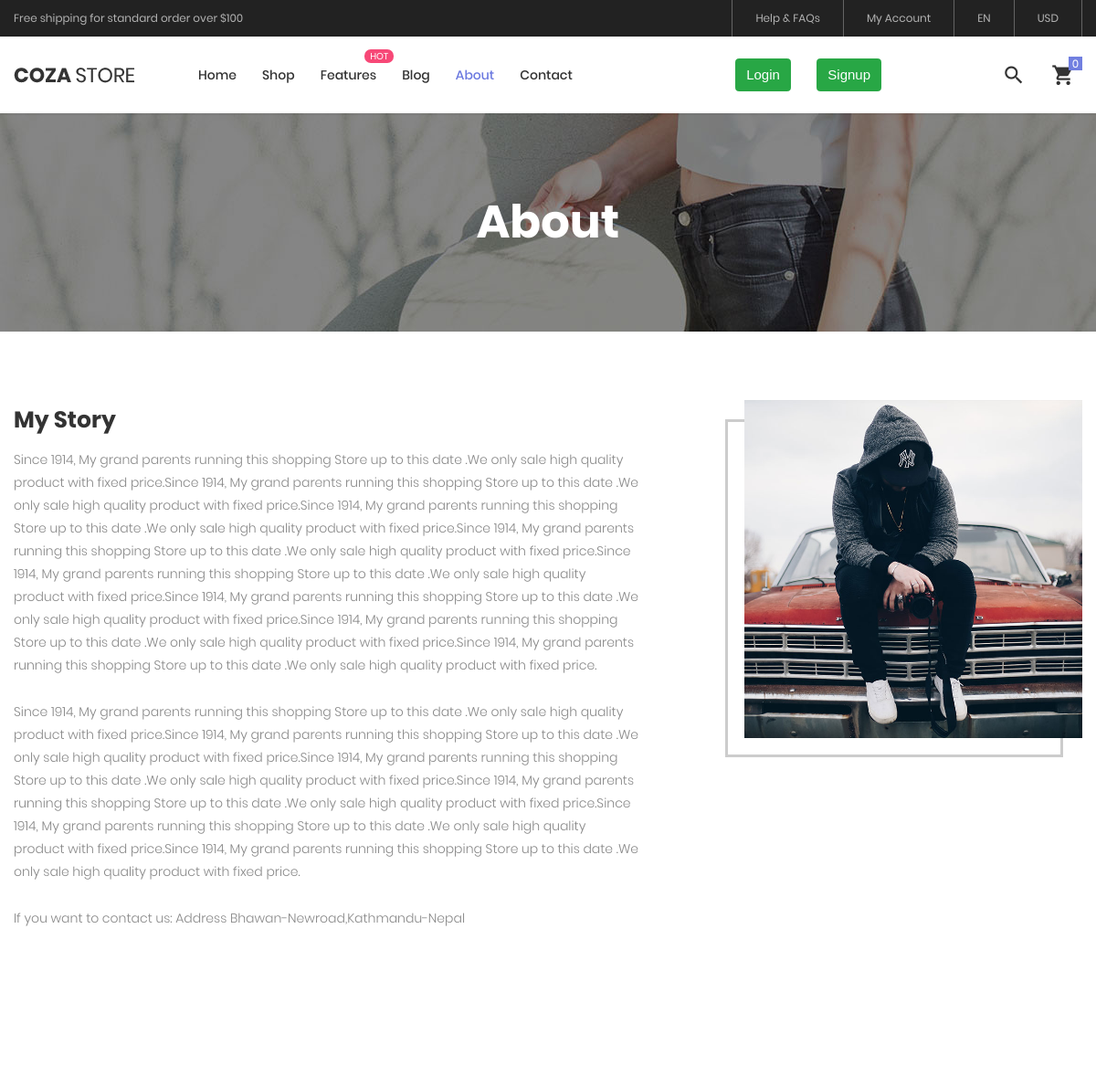
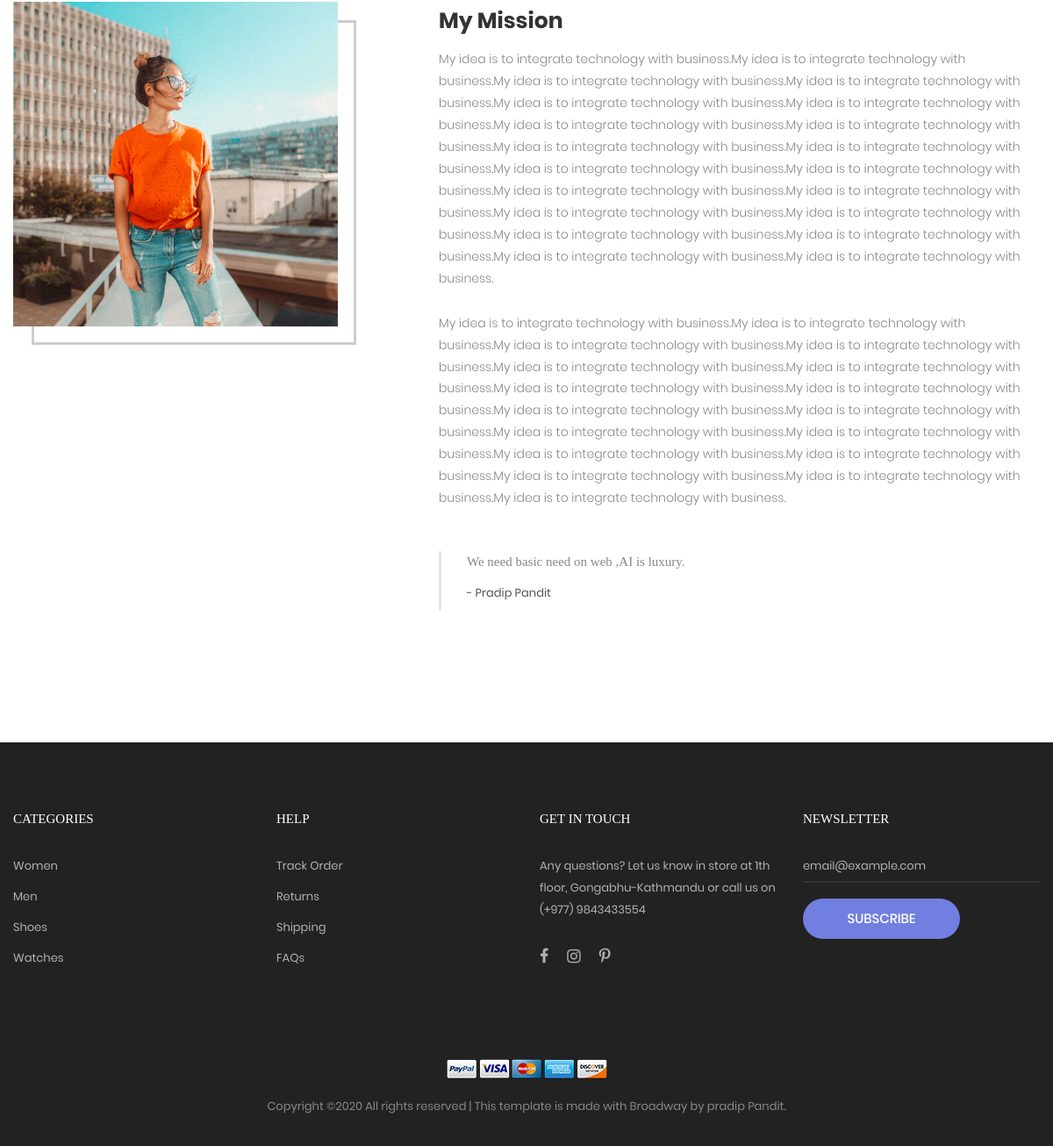
/about, run on the app's committed database (2 pictures, top to bottom).
### home/models.py (models this page shows, shortened)
class webabout(models.Model):
    about_heading = models.CharField(max_length=100, blank=False)
    about_para1 = models.TextField(max_length=1000, blank=False)
    about_para2 = models.TextField(max_length=1000, blank=True)
    about_image = models.ImageField(upload_to='about_images')
    about_theme = models.TextField(max_length=300, blank=False)
    thought_by = models.CharField(max_length=20,blank=True)

### home/views.py (the view)
# urls.py: path('about',views.about),
def about(request):
    productdata = productcollectioninfo.objects.all().order_by('?')
    aboutdata = webabout.objects.all().order_by()[:2]
    return render(request,'about.html',{'productdata':productdata,'aboutdata':aboutdata})

### templates/about.html (shortened to what this page needs)
{% extends 'product.html' %}
{% load static %}
{% block active %}  {% endblock %}
{% block activeblog %} {% endblock %}
{% block activeabout %} active-menu {% endblock %}
{% block body %}
	<section class="bg-img1 txt-center p-lr-15 p-tb-92" style="background-image: url({% static 'images/bg-01.jpg'%});">
		<h2 class="ltext-105 cl0 txt-center">
			About
		</h2>
	</section>
{% for item in aboutdata %}
{% if forloop.counter <= 1 %}
	<section class="bg0 p-t-75 p-b-120">
		<div class="container">
			<div class="row p-b-148">
				<div class="col-md-7 col-lg-8">
					<div class="p-t-7 p-r-85 p-r-15-lg p-r-0-md">
						<h3 class="mtext-111 cl2 p-b-16">
							{{item.about_heading}}
						</h3>
						<p class="stext-113 cl6 p-b-26">
							{{item.about_para1}}
						</p>
						<p class="stext-113 cl6 p-b-26">
							{{item.about_para2}}
						</p>
						<p class="stext-113 cl6 p-b-26">
							{{item.about_theme}}
						</p>
					</div>
				</div>
				<div class="col-11 col-md-5 col-lg-4 m-lr-auto">
					<div class="how-bor1 ">
						<div class="hov-img0">
							<img src="/media/{{item.about_image}}" alt="IMG">
						</div>
					</div>
				</div>
			</div>
			{% endif %}
			{% if forloop.counter >= 2 %}
			<div class="row">
				<div class="order-md-2 col-md-7 col-lg-8 p-b-30">
					<div class="p-t-7 p-l-85 p-l-15-lg p-l-0-md">
						<h3 class="mtext-111 cl2 p-b-16">
							{{item.about_heading}}
						</h3>
						<p class="stext-113 cl6 p-b-26">
							{{item.about_para1}}
						</p>
						<p class="stext-113 cl6 p-b-26">
							{{item.about_para2}}
						</p>
						<div class="bor16 p-l-29 p-b-9 m-t-22">
							<p class="stext-114 cl6 p-r-40 p-b-11">
								{{item.about_theme}}
							</p>
							<span class="stext-111 cl8">
								- {{item.thought_by}}
							</span>
						</div>
					</div>
				</div>
				<div class="order-md-1 col-11 col-md-5 col-lg-4 m-lr-auto p-b-30">
					<div class="how-bor2">
						<div class="hov-img0">
							<img src="/media/{{item.about_image}}" alt="IMG">
						</div>
					</div>
				</div>
			</div>
		</div>
	</section>
{% endif %}
{% endfor %}
{% endblock %}

### static/css/main.css (style rules this page uses)
.container { max-width: 1380px; }
@media (max-width: 1600px) { .container { max-width: 1200px; } }
.cl0 { color: #fff; }
.cl2 { color: #333; }
.cl6 { color: #888; }
.cl8 { color: #555; }
.stext-111 { font-family: Poppins-Regular; font-size: 13px; line-height: 1.6923; }
.stext-113 { font-family: Poppins-Light; font-size: 14px; line-height: 1.7857; }
.stext-114 { font-family: Poppins-Italic; font-size: 15px; line-height: 1.666667; }
.mtext-111 { font-family: Poppins-Bold; font-size: 25px; line-height: 1.2; }
.ltext-105 { font-family: Poppins-Bold; font-size: 50px; line-height: 1.1; }
.bg0 { background-color: #fff; }
.bg-img1 { background-size: cover; background-position: center center; background-repeat: no-repeat; }
.bor16 { border-left: 3px solid #e6e6e6; }
.how-bor2, .how-bor1 { position: relative; z-index: 1; }
.how-bor2::before, .how-bor1::before { content: ""; display: block; position: absolute; z-index: -1; width: 100%; height: 100%; border: 3px solid #ccc; }
.how-bor1::before { bottom: -21px; left: -21px; }
.how-bor2::before { bottom: -21px; right: -21px; }
.hov-img0 { display: block; overflow: hidden; }
.hov-img0 img { width: 100%; -webkit-transition: transform 0.9s ease; -o-transition: transform 0.9s ease; -moz-transition: transform 0.9s ease; transition: transform 0.9s ease; }

### data on the page
webabout: about_heading "My Story", about_para1 "Since 1914, My grand parents running this shopping Store up to this date .We only sale high quality product with fixed price.Since 1914, My grand parents running this shopping Store up to this date .We only sale high quality product with fixed price.Since 1914, My grand parents running this shopping Store up to this date .We only sale high quality product with fixed price.Since 1914, My grand parents running this shopping Store up to this date .We only sale high quality product with fixed price.Since 1914, My grand parents running this shopping Store up to this date .We only sale high quality product with fixed price.Since 1914, My grand parents running this shopping Store up to this date…", about_para2 "Since 1914, My grand parents running this shopping Store up to this date .We only sale high quality product with fixed price.Since 1914, My grand parents running this shopping Store up to this date .We only sale high quality product with fixed price.Since 1914, My grand parents running this shopping Store up to this date .We only sale high quality product with fixed price.Since 1914, My grand parents running this shopping Store up to this date .We only sale high quality product with fixed price.Since 1914, My grand parents running this shopping Store up to this date .We only sale high quality product with fixed price.Since 1914, My grand parents running this shopping Store up to this date…", about_theme "If you want to contact us: Address Bhawan-Newroad,Kathmandu-Nepal", about_image (picture)
webabout: about_heading "My Mission", about_para1 "My idea is to integrate technology with business.My idea is to integrate technology with business.My idea is to integrate technology with business.My idea is to integrate technology with business.My idea is to integrate technology with business.My idea is to integrate technology with business.My idea is to integrate technology with business.My idea is to integrate technology with business.My idea is to integrate technology with business.My idea is to integrate technology with business.My idea is to integrate technology with business.My idea is to integrate technology with business.My idea is to integrate technology with business.My idea is to integrate technology with business.My idea is to…", about_para2 "My idea is to integrate technology with business.My idea is to integrate technology with business.My idea is to integrate technology with business.My idea is to integrate technology with business.My idea is to integrate technology with business.My idea is to integrate technology with business.My idea is to integrate technology with business.My idea is to integrate technology with business.My idea is to integrate technology with business.My idea is to integrate technology with business.My idea is to integrate technology with business.My idea is to integrate technology with business.My idea is to integrate technology with business.My idea is to integrate technology with business.My idea is to…", about_theme "We need basic need on web ,AI is luxury.", thought_by "Pradip Pandit", about_image (picture)
